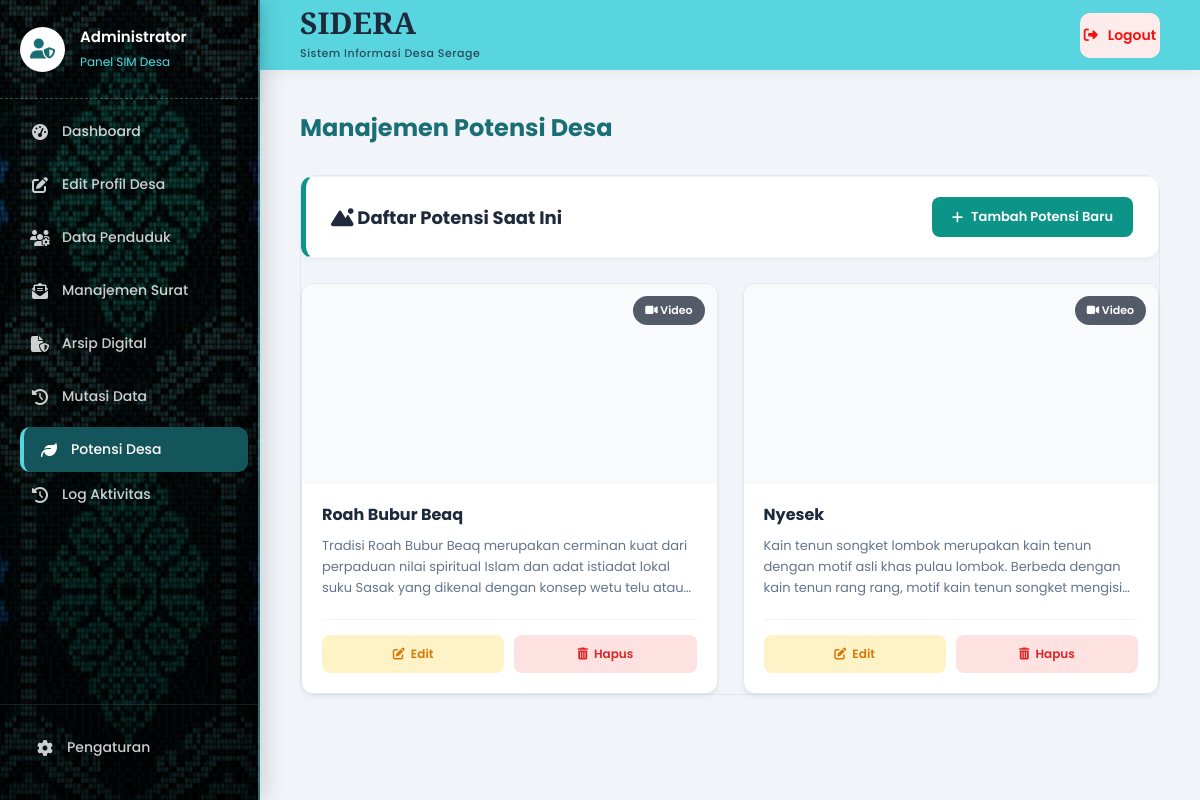
/admin/admin_potensi.php (signed in), run on the app's committed database.
### tables this page shows
CREATE TABLE `potensi_desa` (
  `id` int(11) NOT NULL,
  `judul` varchar(150) NOT NULL,
  `deskripsi` text NOT NULL,
  `gambar` varchar(255) NOT NULL,
  `created_at` timestamp NOT NULL DEFAULT current_timestamp()
);

### admin/admin_potensi.php (the view, shortened to what this page needs)
<?php
require_once '../config/koneksi.php';
require_once 'includes/admin_header.php';
?>
<div class="page-header">
    <h1 class="page-title">Manajemen Potensi Desa</h1>
</div>
<div class="admin-card" style="background: transparent; box-shadow: none; padding: 0;">
    <div class="admin-card-header">
        <h3><i class="fa-solid fa-mountain-sun"></i> Daftar Potensi Saat Ini</h3>
        <button type="button" class="btn-tambah" onclick="tambahPotensi()">
            <i class="fa-solid fa-plus"></i> Tambah Potensi Baru
        </button>
    </div>
    <div class="potensi-grid">
        <?php
        $q_pot =$koneksi->query("SELECT * FROM potensi_desa ORDER BY id DESC");
        if ($q_pot->num_rows > 0):
            while($pot =$q_pot->fetch_assoc()):
                $ext = strtolower(pathinfo($pot['gambar'], PATHINFO_EXTENSION));
                $is_video = in_array($ext, ['mp4', 'webm']);
        ?>
        <div class="potensi-card">
            <div class="potensi-media">
                <span class="badge-media">
                    <?= $is_video ? '<i class="fa-solid fa-video"></i> Video' : '<i class="fa-solid fa-image"></i> Gambar' ?>
                </span>
                <?php if ($is_video): ?>
                    <video src="../assets/uploads/potensi/<?= htmlspecialchars($pot['gambar']) ?>" muted autoplay loop playsinline></video>
                <?php else: ?>
                    <img src="../assets/uploads/potensi/<?= htmlspecialchars($pot['gambar']) ?>" alt="<?= htmlspecialchars($pot['judul']) ?>">
                <?php endif; ?>
            </div>
            <div class="potensi-content">
                <h4 class="potensi-title"><?= htmlspecialchars($pot['judul']) ?></h4>
                <p class="potensi-desc"><?= htmlspecialchars($pot['deskripsi']) ?></p>
                <div class="potensi-actions">
                    <button type="button" class="btn-action btn-edit" onclick="editPotensi(<?= $pot['id'] ?>, '<?= htmlspecialchars(addslashes($pot['judul'])) ?>', `<?= htmlspecialchars(addslashes($pot['deskripsi'])) ?>`)">
                        <i class="fa-solid fa-pen-to-square"></i> Edit
                    </button>
                    <a href="?hapus_potensi=<?= $pot['id'] ?>" class="btn-action btn-delete" onclick="return confirm('Hapus permanen potensi <?= htmlspecialchars(addslashes($pot['judul'])) ?>?');">
                        <i class="fa-solid fa-trash-can"></i> Hapus
                    </a>
                </div>
            </div>
        </div>
        <?php
            endwhile;
        endif; ?>
    </div>
</div>
<?php require_once 'includes/admin_footer.php'; ?>

### admin/includes/admin_header.php (style rules this page uses)
:root { --sidebar-bg: #1a6f76; --sidebar-hover: #13555b; --topbar-bg: #59d5e0; --bg-light: #f1f5f9; --text-dark: #1e293b; --text-muted: #64748b; --primary: #1a6f76; --secondary: #59d5e0; --shadow-sm: 0 4px 6px rgba(0,0,0,0.05); --shadow-md: 0 10px 20px rgba(0,0,0,0.08); --transition: all 0.3s ease; }
* { margin: 0; padding: 0; box-sizing: border-box; font-family: 'Poppins', sans-serif; }
body { background-color: var(--bg-light); color: var(--text-dark); display: flex; min-height: 100vh; overflow-x: hidden; }
a { text-decoration: none; }
.page-header { margin-bottom: 30px; }
.page-title { font-size: 24px; color: var(--primary); font-weight: 700; }
.admin-card { background: #ffffff; border-radius: 16px; padding: 25px; box-shadow: var(--shadow-sm); border: 1px solid #e2e8f0; }

### admin/admin_potensi.php (style rules this page uses)
:root { --sidera-primary: #0d9488; --sidera-hover: #0f766e; --text-main: #1e293b; --text-muted: #64748b; }
.admin-card-header { background: #ffffff; padding: 20px 25px; border-radius: 12px; box-shadow: 0 2px 4px rgba(0,0,0,0.04); display: flex; justify-content: space-between; align-items: center; margin-bottom: 25px; border-left: 5px solid var(--sidera-primary); border-top: 1px solid #f1f5f9; border-right: 1px solid #f1f5f9; border-bottom: 1px solid #f1f5f9; }
.admin-card-header h3 { margin: 0; font-size: 18px; color: var(--text-main); font-weight: 700; }
.btn-tambah { background: var(--sidera-primary); color: white; border: none; padding: 10px 20px; border-radius: 8px; font-weight: 600; font-size: 13px; cursor: pointer; transition: 0.3s ease; display: inline-flex; align-items: center; gap: 8px; }
.potensi-grid { display: grid; grid-template-columns: repeat(auto-fill, minmax(300px, 1fr)); gap: 25px; }
.potensi-card { background: #ffffff; border-radius: 12px; overflow: hidden; box-shadow: 0 4px 6px -1px rgba(0,0,0,0.05), 0 2px 4px -1px rgba(0,0,0,0.03); border: 1px solid #e2e8f0; transition: all 0.3s ease; display: flex; flex-direction: column; }
.potensi-media { position: relative; width: 100%; height: 200px; background: #f8fafc; }
.potensi-media img, .potensi-media video { width: 100%; height: 100%; object-fit: cover; }
.badge-media { position: absolute; top: 12px; right: 12px; background: rgba(15, 23, 42, 0.7); color: #ffffff; padding: 6px 12px; border-radius: 20px; font-size: 11px; font-weight: 600; backdrop-filter: blur(4px); z-index: 10; }
.potensi-content { padding: 20px; display: flex; flex-direction: column; flex-grow: 1; }
.potensi-title { font-size: 16px; font-weight: 700; color: var(--text-main); margin: 0 0 10px 0; line-height: 1.4; text-transform: capitalize; }
.potensi-desc { font-size: 13px; color: var(--text-muted); line-height: 1.6; margin-bottom: 20px; display: -webkit-box; -webkit-line-clamp: 3; -webkit-box-orient: vertical; overflow: hidden; }
.potensi-actions { display: flex; gap: 10px; margin-top: auto; border-top: 1px solid #f1f5f9; padding-top: 15px; }
.btn-action { flex: 1; padding: 10px; border-radius: 8px; font-size: 12px; font-weight: 600; text-align: center; cursor: pointer; border: none; transition: 0.2s; text-decoration: none; display: inline-flex; justify-content: center; align-items: center; gap: 6px; }
.btn-edit { background: #fef3c7; color: #d97706; }
.btn-delete { background: #fee2e2; color: #dc2626; }

### data on the page
potensi_desa: shows "Video", judul "Roah Bubur Beaq", deskripsi "Tradisi Roah Bubur Beaq merupakan cerminan kuat dari perpaduan nilai spiritual Islam dan adat istiadat lokal suku Sasak yang dikenal dengan konsep wetu telu…"
potensi_desa: shows "Video", judul "Nyesek", deskripsi "Kain tenun songket lombok merupakan kain tenun dengan motif asli khas pulau lombok. Berbeda dengan kain tenun rang rang, motif kain tenun songket…"
